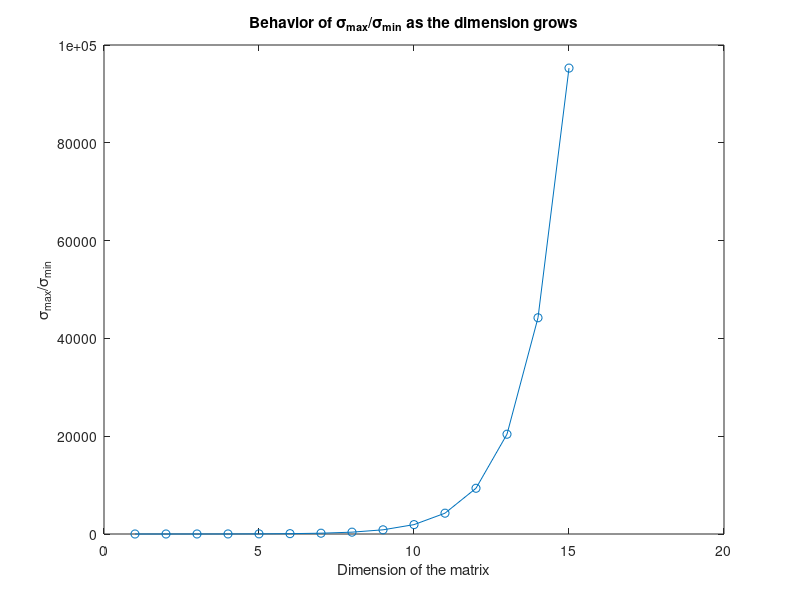

Write the MATLAB code that produced this figure.
function CP_4_10
    disp(' n min singular value max singular value ratio'); 
    disp(' ');
    
    for n = 1:15
        A = eye(n,n);
    
        for i = 1:n-1
            A = A + diag(-1*ones(n-i,1),i);
        end
    
        S = svd(A);
        ratios(n) = S(1)/S(n);
        fprintf('%2g min:[%21.13e] || max:[%21.13e] || ratio:[%10.4e]\n', n, S(n), S(1), S(1)/S(n));
    end


plot(1:15, ratios, '-o');
xlabel('Dimension of the matrix');
ylabel('\sigma_{max}/\sigma_{min}');
title('Behavior of \sigma_{max}/\sigma_{min} as the dimension grows');

end